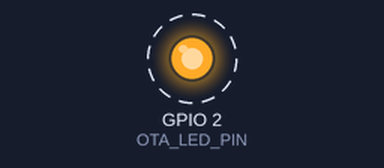
Simulated run of this sketch. Board: ESP32. Shown: output pins drawn as LEDs (lit = HIGH). Dashed ring = blinking. WiFi joins after 1.5 s; servers stay silent unless stated; not simulated (calls return 0 or success): secrets.h; what the sketch prints to the serial monitor is not drawn.

Above: at 5.3 s.
Timing chart, 0 to 9.5 s (numbered marks = the images above):
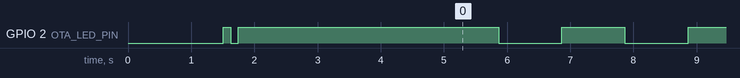

Measured:
- by itself, GPIO 2 (OTA_LED_PIN): goes LOW 0.12 s, HIGH 4.1 s, 62 × (LOW 1.0 s, HIGH 1.0 s), then LOW

The sketch:

otablink.ino
```cpp
// otablink – ESP32
// Connects to WiFi and starts OTA. Blinks the onboard LED three times fast
// once WiFi and OTA are confirmed ready.
//
// Configuration lives in secrets.h (copy from secrets.h.example).

// ── OTA config ────────────────────────────────────────────────────────────────
#define OTA_LED_PIN  2          // onboard blue LED (GPIO2, active HIGH)

#include "ota_core.h"

// ── State ─────────────────────────────────────────────────────────────────────
static unsigned long lastBlinkMs  = 0;
static bool          ledState     = false;

// ── Setup ─────────────────────────────────────────────────────────────────────
void setup() {
  Serial.begin(115200);
  pinMode(OTA_LED_PIN, OUTPUT);
  digitalWrite(OTA_LED_PIN, LOW);

  otaCoreSetup();

  if (otaCoreReady()) {
    digitalWrite(OTA_LED_PIN, HIGH);
    delay(3000);
    digitalWrite(OTA_LED_PIN, LOW);
    Serial.println("[otablink] Ready.");
  }
}

// ── Loop ──────────────────────────────────────────────────────────────────────
void loop() {
  otaCoreHandle();
  if (!otaCoreReady()) return;

  // ── 1-second blink ────────────────────────────────────────────────────────
  unsigned long now = millis();
  if (now - lastBlinkMs >= 1000) {
    lastBlinkMs = now;
    ledState = !ledState;
    digitalWrite(OTA_LED_PIN, ledState ? HIGH : LOW);
  }
}
```

ota_core.h
```cpp
// ota_core.h — header-only OTA + WiFi module for ESP32
//
// Drop this file into any ESP32 sketch folder alongside secrets.h, then:
//
//   void setup() { otaCoreSetup(); }
//   void loop()  { otaCoreHandle(); }
//
// Optional: define any of the following BEFORE including this header:
//
//   #define OTA_LED_PIN        2      // GPIO for status blink (omit to disable)
//   #define OTA_WIFI_TIMEOUT_MS 15000 // WiFi connect timeout  (default: 15000)
//   #define OTA_RECONNECT_MS    5000  // Reconnect retry interval (default: 5000)
//
// Credentials and hostname come from secrets.h:
//   WIFI_SSID, WIFI_PASSWORD, OTA_HOSTNAME
//   OTA_PASSWORD (optional — comment out to disable auth)

#pragma once

#include <WiFi.h>
#include <ArduinoOTA.h>
#include "secrets.h"

// ── Optional config defaults ───────────────────────────────────────────────────
#ifndef OTA_WIFI_TIMEOUT_MS
#  define OTA_WIFI_TIMEOUT_MS  15000UL
#endif

#ifndef OTA_RECONNECT_MS
#  define OTA_RECONNECT_MS      5000UL
#endif

// ── Internal state ─────────────────────────────────────────────────────────────
static unsigned long _otaLastReconnect = 0;
static bool          _otaReady         = false;

// ── LED helpers (no-ops when OTA_LED_PIN not defined) ─────────────────────────
#ifdef OTA_LED_PIN
static void _otaBlink(int times) {
  for (int i = 0; i < times; i++) {
    digitalWrite(OTA_LED_PIN, HIGH); delay(120);
    digitalWrite(OTA_LED_PIN, LOW);
    if (i < times - 1) delay(120);
  }
}
static void _otaLedOn()  { digitalWrite(OTA_LED_PIN, HIGH); }
static void _otaLedOff() { digitalWrite(OTA_LED_PIN, LOW);  }
#else
static void _otaBlink(int) {}
static void _otaLedOn()   {}
static void _otaLedOff()  {}
#endif

// ── WiFi connect ───────────────────────────────────────────────────────────────
static bool _otaConnectWiFi() {
  Serial.printf("[ota] Connecting to %s", WIFI_SSID);
  WiFi.mode(WIFI_STA);
  WiFi.begin(WIFI_SSID, WIFI_PASSWORD);

  unsigned long start = millis();
  while (WiFi.status() != WL_CONNECTED) {
    if (millis() - start >= OTA_WIFI_TIMEOUT_MS) {
      Serial.println(" timed out.");
      return false;
    }
    delay(250);
    Serial.print(".");
  }
  Serial.printf(" IP: %s\n", WiFi.localIP().toString().c_str());
  return true;
}

// ── OTA init ───────────────────────────────────────────────────────────────────
static void _otaBegin() {
  ArduinoOTA.setHostname(OTA_HOSTNAME);

#ifdef OTA_PASSWORD
  ArduinoOTA.setPassword(OTA_PASSWORD);
#endif

  ArduinoOTA.onStart([]() {
    String type = (ArduinoOTA.getCommand() == U_FLASH) ? "sketch" : "filesystem";
    Serial.printf("[ota] Start: %s\n", type.c_str());
    _otaLedOn();
  });

  ArduinoOTA.onEnd([]() {
    Serial.println("[ota] Complete.");
    _otaLedOff();
    _otaBlink(3);
  });

  ArduinoOTA.onProgress([](unsigned int progress, unsigned int total) {
    Serial.printf("[ota] %u%%\r", progress * 100 / total);
  });

  ArduinoOTA.onError([](ota_error_t error) {
    const char* msg = "unknown";
    if      (error == OTA_AUTH_ERROR)    msg = "auth failed";
    else if (error == OTA_BEGIN_ERROR)   msg = "begin failed";
    else if (error == OTA_CONNECT_ERROR) msg = "connect failed";
    else if (error == OTA_RECEIVE_ERROR) msg = "receive failed";
    else if (error == OTA_END_ERROR)     msg = "end failed";
    Serial.printf("[ota] Error: %s\n", msg);
    _otaBlink(5);
  });

  ArduinoOTA.begin();
  Serial.printf("[ota] Ready — hostname: %s  IP: %s\n",
    OTA_HOSTNAME, WiFi.localIP().toString().c_str());
  _otaReady = true;
  _otaBlink(2);
}

// ── Public API ─────────────────────────────────────────────────────────────────

// Call once in setup(). Connects WiFi and starts OTA.
// If OTA_LED_PIN is defined, call pinMode(OTA_LED_PIN, OUTPUT) before this.
static void otaCoreSetup() {
  if (_otaConnectWiFi()) {
    _otaBegin();
  }
}

// Call every loop(). Handles OTA requests and WiFi reconnection.
static void otaCoreHandle() {
  if (WiFi.status() != WL_CONNECTED) {
    _otaReady = false;
    unsigned long now = millis();
    if (now - _otaLastReconnect >= OTA_RECONNECT_MS) {
      _otaLastReconnect = now;
      Serial.println("[ota] WiFi lost — reconnecting...");
      WiFi.disconnect();
      if (_otaConnectWiFi()) _otaBegin();
    }
    return;
  }
  if (_otaReady) ArduinoOTA.handle();
}

// Returns true when WiFi is up and OTA is running.
// Use this to guard sketch logic that needs a network connection.
static bool otaCoreReady() {
  return _otaReady;
}
```
